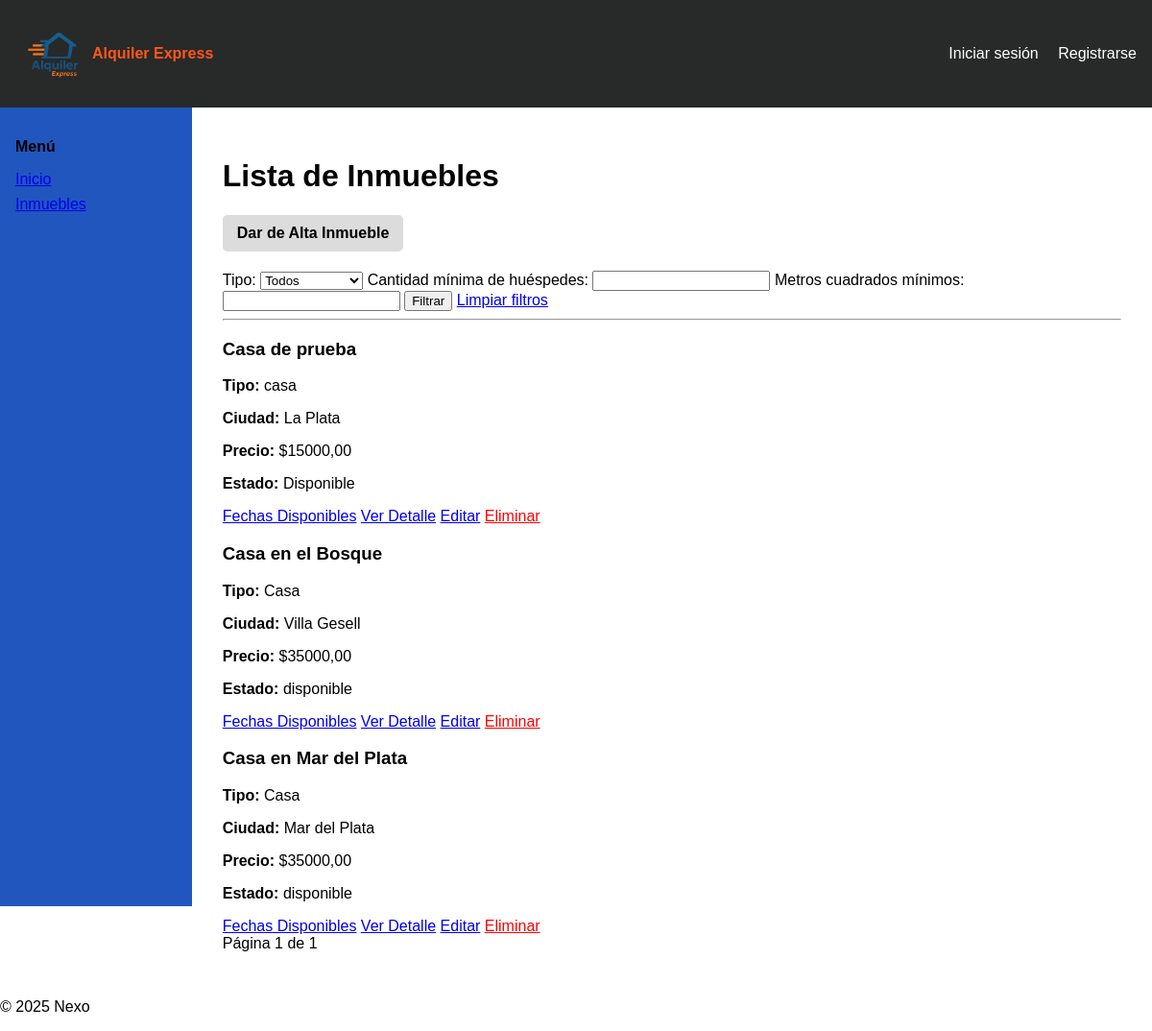
Before: /inmueble/listar/ with the older database file.
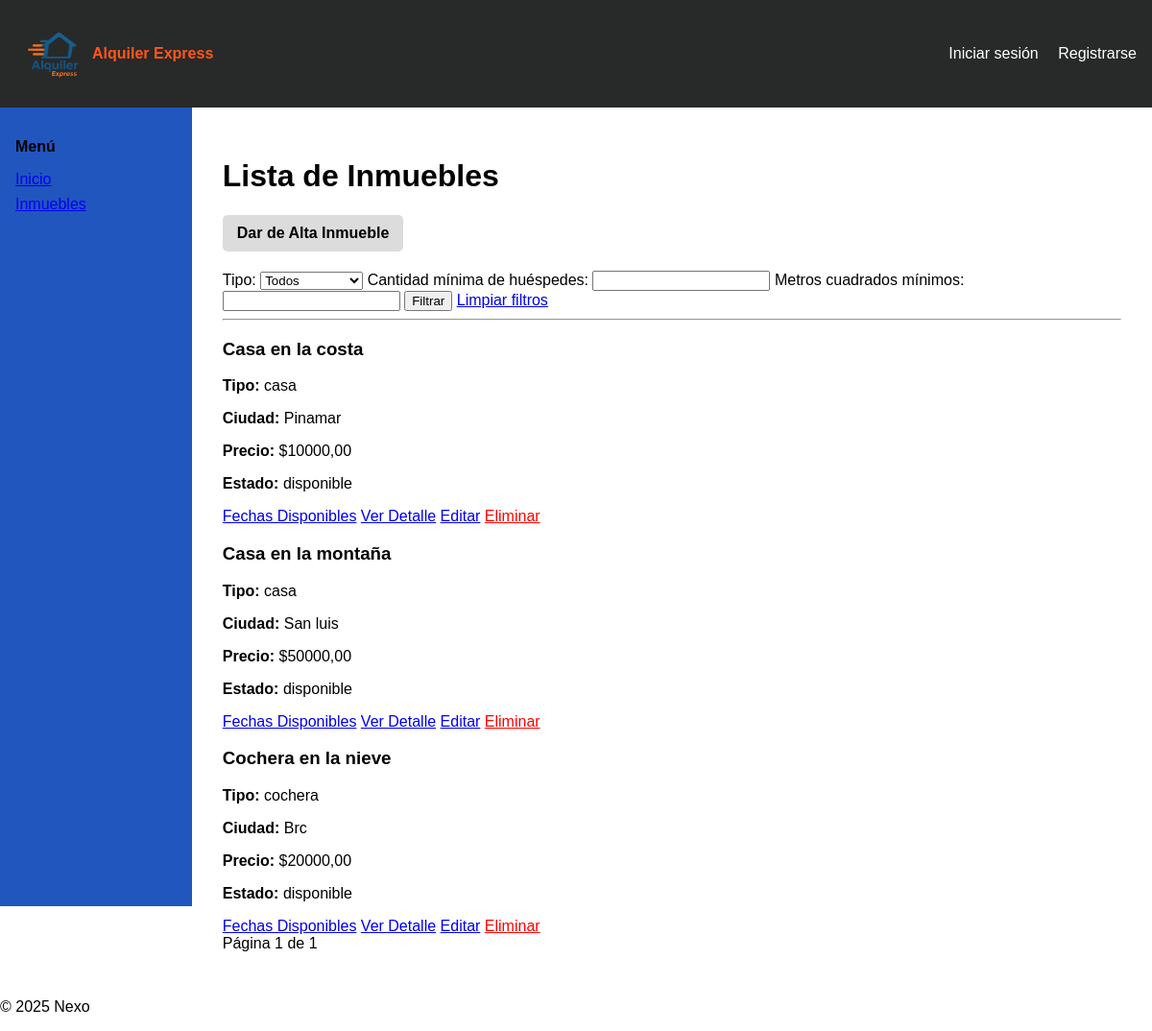
After: the same page with the newer database file.
### inmueble/models.py (models this page shows)
class Inmueble(models.Model):
    titulo = models.CharField(max_length=200)
    descripcion = models.TextField()
    tipo = models.CharField(max_length=50, choices=[('casa', 'Casa'), ('local', 'Local'), ('cochera', 'Cochera'), ('departamento', 'Departamento')])
    metros_cuadrados = models.DecimalField(max_digits=10, decimal_places=2)
    cantidad_huespedes = models.IntegerField(default=2)
    calle = models.CharField(max_length=100)
    numero = models.CharField(max_length=10)
    ciudad = models.CharField(max_length=50)
    provincia = models.CharField(max_length=50)
    pais = models.CharField(max_length=50)
    estado = models.CharField(max_length=50, choices=[('Disponible', 'Disponible'), ('Reservado', 'Reservado'), ('no disponible', 'No disponible')])
    precio_diario = models.DecimalField(max_digits=10, decimal_places=2)

### inmueble/views.py (the view)
# urls.py: path('listar/', views.listar_inmuebles, name="listar_inmuebles"),
def listar_inmuebles(request):
    tipo = request.GET.get('tipo', '').strip()
    huespedes = request.GET.get('huespedes', '').strip()
    metros = request.GET.get('metros', '').strip()
    filters = Q()
    if tipo:
        filters &= Q(tipo__iexact=tipo)
    if huespedes:
        try:
            filters &= Q(cantidad_huespedes__gte=int(huespedes))
        except ValueError:
            pass
    if metros:
        try:
            filters &= Q(metros_cuadrados__gte=float(metros))
        except ValueError:
            pass
    inmuebles = Inmueble.objects.filter(filters)
    paginator = Paginator(inmuebles, 10)
    page_number = request.GET.get('page')
    page_obj = paginator.get_page(page_number)
    tipo_choices = Inmueble._meta.get_field('tipo').choices or []
    return render(request, 'inmueble/listar.html', {
        'page_obj': page_obj,
        'tipo': tipo,
        'huespedes': huespedes,
        'metros': metros,
        'tipo_choices': tipo_choices,
    })

### inmueble/templatetags/custom_filters.py (called while the page is built)
@register.filter(name='equals')
def equals(value, arg):
    return str(value) == str(arg)

### inmueble/templates/inmueble/listar.html (shortened to what this page needs)
{% extends 'base.html' %}
{% block content %}
    <h1>Lista de Inmuebles</h1>
    <a href="{% url 'alta_inmueble' %}" style="
    display: inline-block;
    background-color: gainsboro;
    color: black;
    padding: 10px 15px;
    text-decoration: none;
    border-radius: 5px;
    font-weight: bold;
    margin-bottom: 20px;
    "> Dar de Alta Inmueble</a>
    {% load custom_filters %}
    <form method="get">
        <label for="tipo">Tipo:</label>
        <select name="tipo" id="tipo">
            <option value="">Todos</option>
        </select>
        <label for="huespedes">Cantidad mínima de huéspedes:</label>
        <input type="number" name="huespedes" id="huespedes" min="1" value="{{ huespedes|default:'' }}">
        <label for="metros">Metros cuadrados mínimos:</label>
        <input type="number" name="metros" id="metros" min="1" step="0.01" value="{{ metros|default:'' }}">
        <button type="submit">Filtrar</button>
        <a href="{% url 'listar_inmuebles' %}" class="btn btn-secondary">Limpiar filtros</a>
    </form>
    <hr>
    {% if page_obj %}
    <div class ="grid-containter">
        {% for inmueble in page_obj %}
            <div class="tarjeta">
            <h3>{{ inmueble.titulo }}</h3>
            <p><strong>Tipo:</strong> {{ inmueble.tipo }}</p>
            <p><strong>Ciudad:</strong> {{ inmueble.ciudad }}</p>
            <p><strong>Precio:</strong> ${{ inmueble.precio_diario }}</p>
            <p><strong>Estado:</strong> {{ inmueble.estado }}</p>
            </div>
            <a href="{% url 'ver_disponibilidad' inmueble_id=inmueble.id %}" class="btn btn-primary">Fechas Disponibles</a>
            <a href="{% url 'ver_detalle_inmueble' inmueble_id=inmueble.id %}" class="btn btn-info">Ver Detalle</a>
            <a href="{% url 'crear_reserva' inmueble_id=inmueble.id %}" class="btn btn-warning">Editar</a>
            <a href="{% url 'eliminar_inmueble' id=inmueble.id %}" style="color: red;">Eliminar</a>
        {% endfor %}
    <div class="pagination">
        <span>
            Página {{ page_obj.number }} de {{ page_obj.paginator.num_pages }}
        </span>
    </div>
    {% else %}
    <h3>Aún no hay inmuebles cargados.</h3>
    {% endif %}
    </div>
{% endblock %}

### templates/base.html (shortened to what this page needs)
{% load static %}
<!DOCTYPE html>
<html lang="es">
<head>
</head>
<body style="margin: 0; font-family: Arial, sans-serif;">
    <nav style="background-color: #282929; color: white; padding: 1rem; display: flex; justify-content: space-between; align-items: center;">
        <div class="logo" style="display: flex; align-items: center;">
            <img src="{% static 'img/logo.png' %}" alt="Logo" style="height: 80px; width: auto;">
            <a href="{% url 'home' %}" style="color: #ff571b; font-weight: bold; text-decoration: none;">Alquiler Express</a>
        </div>
        <div class="nav-links">
            {% if user.is_authenticated %}
                <span style="margin-right: 1rem;">Hola, {{ user.first_name }}!</span>
                <a href="{% url 'editar_usuario' %}" style="color: white; text-decoration: none; margin-left: 1rem;">Editar Perfil</a>
                <a href="{% url 'logout' %}" style="color: white; text-decoration: none; margin-left: 1rem;">Cerrar sesión</a>
            {% else %}
                <a href="{% url 'login' %}" style="color: white; text-decoration: none; margin-left: 1rem;">Iniciar sesión</a>
                <a href="{% url 'registro' %}" style="color: white; text-decoration: none; margin-left: 1rem;">Registrarse</a>
            {% endif %}
        </div>
    </nav>
    <div style="display:flex;">
        <div style="width:200px; background-color:#2156bf; padding:1rem; height:100vh;">
            <p style="font-weight:bold;">Menú</p>
            <a href="{% url 'home' %}" style="display:block; margin:0.5rem 0;">Inicio</a>
            <a href="{% url 'listar_inmuebles' %}" style="display:block; margin:0.5rem 0;">Inmuebles</a>
        </div>
        <div class="content" style="padding: 2rem;">
            {% block content %}
            {% endblock %}
        </div>
    </div>
    <footer>
        <p>© 2025 Nexo</p>
    </footer>
</body>
</html>

Changed rows visible on the page:
changed Inmueble: titulo "Casa de prueba" → "Casa en la costa"; ciudad "La Plata" → "Pinamar"; precio_diario "15000,00" → "10000,00"; estado "Disponible" → "disponible"
changed Inmueble: titulo "Casa en el Bosque" → "Casa en la montaña"; tipo "Casa" → "casa"; ciudad "Villa Gesell" → "San luis"; precio_diario "35000,00" → "50000,00"
changed Inmueble: titulo "Casa en Mar del Plata" → "Cochera en la nieve"; tipo "Casa" → "cochera"; ciudad "Mar del Plata" → "Brc"; precio_diario "35000,00" → "20000,00"
